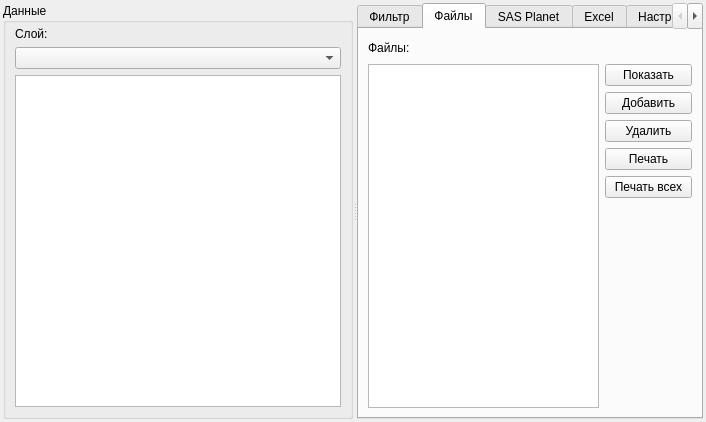
<?xml version="1.0" encoding="UTF-8"?>
<ui version="4.0">
 <class>DockWidget</class>
 <widget class="QDockWidget" name="DockWidget">
  <property name="geometry">
   <rect>
    <x>0</x>
    <y>0</y>
    <width>706</width>
    <height>422</height>
   </rect>
  </property>
  <property name="minimumSize">
   <size>
    <width>633</width>
    <height>308</height>
   </size>
  </property>
  <property name="windowTitle">
   <string>Unium</string>
  </property>
  <widget class="QWidget" name="dockWidgetContents">
   <layout class="QGridLayout" name="gridLayout">
    <property name="leftMargin">
     <number>3</number>
    </property>
    <property name="topMargin">
     <number>3</number>
    </property>
    <property name="rightMargin">
     <number>3</number>
    </property>
    <property name="bottomMargin">
     <number>3</number>
    </property>
    <item row="0" column="0">
     <widget class="QSplitter" name="splitter">
      <property name="orientation">
       <enum>Qt::Horizontal</enum>
      </property>
      <widget class="QGroupBox" name="groupBox">
       <property name="sizePolicy">
        <sizepolicy hsizetype="Expanding" vsizetype="Preferred">
         <horstretch>0</horstretch>
         <verstretch>0</verstretch>
        </sizepolicy>
       </property>
       <property name="minimumSize">
        <size>
         <width>350</width>
         <height>100</height>
        </size>
       </property>
       <property name="baseSize">
        <size>
         <width>0</width>
         <height>0</height>
        </size>
       </property>
       <property name="title">
        <string>Данные</string>
       </property>
       <layout class="QGridLayout" name="gridLayout_13">
        <property name="topMargin">
         <number>3</number>
        </property>
        <item row="0" column="0">
         <widget class="QLabel" name="label_23">
          <property name="minimumSize">
           <size>
            <width>0</width>
            <height>15</height>
           </size>
          </property>
          <property name="text">
           <string>Слой:</string>
          </property>
          <property name="alignment">
           <set>Qt::AlignLeading|Qt::AlignLeft|Qt::AlignVCenter</set>
          </property>
         </widget>
        </item>
        <item row="1" column="0" colspan="2">
         <widget class="QComboBox" name="layersBox"/>
        </item>
        <item row="2" column="0" colspan="2">
         <widget class="QTableWidget" name="tableView">
          <property name="editTriggers">
           <set>QAbstractItemView::NoEditTriggers</set>
          </property>
          <property name="selectionMode">
           <enum>QAbstractItemView::ExtendedSelection</enum>
          </property>
          <property name="selectionBehavior">
           <enum>QAbstractItemView::SelectRows</enum>
          </property>
          <property name="sortingEnabled">
           <bool>true</bool>
          </property>
          <attribute name="horizontalHeaderShowSortIndicator" stdset="0">
           <bool>true</bool>
          </attribute>
         </widget>
        </item>
        <item row="0" column="1">
         <spacer name="horizontalSpacer_45">
          <property name="orientation">
           <enum>Qt::Horizontal</enum>
          </property>
          <property name="sizeHint" stdset="0">
           <size>
            <width>207</width>
            <height>15</height>
           </size>
          </property>
         </spacer>
        </item>
       </layout>
      </widget>
      <widget class="QTabWidget" name="tabs">
       <property name="sizePolicy">
        <sizepolicy hsizetype="Preferred" vsizetype="Expanding">
         <horstretch>0</horstretch>
         <verstretch>0</verstretch>
        </sizepolicy>
       </property>
       <property name="minimumSize">
        <size>
         <width>260</width>
         <height>100</height>
        </size>
       </property>
       <property name="currentIndex">
        <number>1</number>
       </property>
       <widget class="QWidget" name="filterTab">
        <attribute name="title">
         <string>Фильтр</string>
        </attribute>
        <layout class="QGridLayout" name="gridLayout_7">
         <item row="5" column="1">
          <widget class="QPushButton" name="applyFilterButton">
           <property name="text">
            <string>Применить</string>
           </property>
          </widget>
         </item>
         <item row="4" column="0" colspan="5">
          <spacer name="verticalSpacer">
           <property name="orientation">
            <enum>Qt::Vertical</enum>
           </property>
           <property name="sizeHint" stdset="0">
            <size>
             <width>308</width>
             <height>18</height>
            </size>
           </property>
          </spacer>
         </item>
         <item row="0" column="0" colspan="2">
          <widget class="QLabel" name="label_6">
           <property name="layoutDirection">
            <enum>Qt::LeftToRight</enum>
           </property>
           <property name="text">
            <string>Название:</string>
           </property>
           <property name="alignment">
            <set>Qt::AlignLeading|Qt::AlignLeft|Qt::AlignVCenter</set>
           </property>
          </widget>
         </item>
         <item row="0" column="2" colspan="3">
          <spacer name="horizontalSpacer_24">
           <property name="orientation">
            <enum>Qt::Horizontal</enum>
           </property>
           <property name="sizeHint" stdset="0">
            <size>
             <width>193</width>
             <height>20</height>
            </size>
           </property>
          </spacer>
         </item>
         <item row="1" column="0" colspan="5">
          <widget class="QLineEdit" name="nameEdit"/>
         </item>
         <item row="2" column="0" colspan="2">
          <widget class="QLabel" name="label_13">
           <property name="layoutDirection">
            <enum>Qt::LeftToRight</enum>
           </property>
           <property name="text">
            <string>Описание:</string>
           </property>
           <property name="alignment">
            <set>Qt::AlignLeading|Qt::AlignLeft|Qt::AlignVCenter</set>
           </property>
          </widget>
         </item>
         <item row="3" column="0" colspan="5">
          <widget class="QTextEdit" name="descrEdit"/>
         </item>
         <item row="2" column="2" colspan="3">
          <spacer name="horizontalSpacer_26">
           <property name="orientation">
            <enum>Qt::Horizontal</enum>
           </property>
           <property name="sizeHint" stdset="0">
            <size>
             <width>193</width>
             <height>20</height>
            </size>
           </property>
          </spacer>
         </item>
         <item row="5" column="2">
          <spacer name="horizontalSpacer_27">
           <property name="orientation">
            <enum>Qt::Horizontal</enum>
           </property>
           <property name="sizeHint" stdset="0">
            <size>
             <width>68</width>
             <height>20</height>
            </size>
           </property>
          </spacer>
         </item>
         <item row="5" column="3">
          <widget class="QPushButton" name="resetFilterButton">
           <property name="text">
            <string>Сбросить</string>
           </property>
          </widget>
         </item>
        </layout>
       </widget>
       <widget class="QWidget" name="filesTab">
        <attribute name="title">
         <string>Файлы</string>
        </attribute>
        <layout class="QGridLayout" name="gridLayout_2">
         <item row="0" column="0">
          <widget class="QLabel" name="label">
           <property name="text">
            <string>Файлы:</string>
           </property>
          </widget>
         </item>
         <item row="4" column="2">
          <widget class="QPushButton" name="printFiles">
           <property name="text">
            <string>Печать</string>
           </property>
          </widget>
         </item>
         <item row="2" column="2">
          <widget class="QPushButton" name="addFiles">
           <property name="text">
            <string>Добавить</string>
           </property>
          </widget>
         </item>
         <item row="6" column="2">
          <spacer name="verticalSpacer_3">
           <property name="orientation">
            <enum>Qt::Vertical</enum>
           </property>
           <property name="sizeHint" stdset="0">
            <size>
             <width>20</width>
             <height>202</height>
            </size>
           </property>
          </spacer>
         </item>
         <item row="3" column="2">
          <widget class="QPushButton" name="delFiles">
           <property name="text">
            <string>Удалить</string>
           </property>
          </widget>
         </item>
         <item row="0" column="1" colspan="2">
          <spacer name="horizontalSpacer">
           <property name="orientation">
            <enum>Qt::Horizontal</enum>
           </property>
           <property name="sizeHint" stdset="0">
            <size>
             <width>207</width>
             <height>20</height>
            </size>
           </property>
          </spacer>
         </item>
         <item row="5" column="2">
          <widget class="QPushButton" name="printAllFiles">
           <property name="text">
            <string>Печать всех</string>
           </property>
          </widget>
         </item>
         <item row="1" column="2">
          <widget class="QPushButton" name="showFiles">
           <property name="text">
            <string>Показать</string>
           </property>
          </widget>
         </item>
         <item row="1" column="0" rowspan="6" colspan="2">
          <widget class="QListWidget" name="fileList">
           <property name="editTriggers">
            <set>QAbstractItemView::NoEditTriggers</set>
           </property>
           <property name="selectionMode">
            <enum>QAbstractItemView::MultiSelection</enum>
           </property>
          </widget>
         </item>
        </layout>
       </widget>
       <widget class="QWidget" name="sasTab">
        <attribute name="title">
         <string>SAS Planet</string>
        </attribute>
        <layout class="QGridLayout" name="gridLayout_8">
         <item row="8" column="1">
          <widget class="QPushButton" name="loadSASButton">
           <property name="text">
            <string>Загрузить</string>
           </property>
          </widget>
         </item>
         <item row="0" column="1" colspan="2">
          <spacer name="horizontalSpacer_29">
           <property name="orientation">
            <enum>Qt::Horizontal</enum>
           </property>
           <property name="sizeHint" stdset="0">
            <size>
             <width>171</width>
             <height>20</height>
            </size>
           </property>
          </spacer>
         </item>
         <item row="3" column="0" colspan="3">
          <widget class="QLineEdit" name="marksfileEdit">
           <property name="readOnly">
            <bool>true</bool>
           </property>
          </widget>
         </item>
         <item row="8" column="2">
          <spacer name="horizontalSpacer_31">
           <property name="orientation">
            <enum>Qt::Horizontal</enum>
           </property>
           <property name="sizeHint" stdset="0">
            <size>
             <width>90</width>
             <height>20</height>
            </size>
           </property>
          </spacer>
         </item>
         <item row="5" column="0" colspan="3">
          <widget class="QLineEdit" name="dbfileEdit">
           <property name="readOnly">
            <bool>true</bool>
           </property>
          </widget>
         </item>
         <item row="8" column="0">
          <spacer name="horizontalSpacer_30">
           <property name="orientation">
            <enum>Qt::Horizontal</enum>
           </property>
           <property name="sizeHint" stdset="0">
            <size>
             <width>101</width>
             <height>20</height>
            </size>
           </property>
          </spacer>
         </item>
         <item row="3" column="3">
          <widget class="QPushButton" name="marksbrwsButton">
           <property name="sizePolicy">
            <sizepolicy hsizetype="Fixed" vsizetype="Fixed">
             <horstretch>0</horstretch>
             <verstretch>0</verstretch>
            </sizepolicy>
           </property>
           <property name="maximumSize">
            <size>
             <width>31</width>
             <height>31</height>
            </size>
           </property>
           <property name="text">
            <string>...</string>
           </property>
          </widget>
         </item>
         <item row="6" column="1" colspan="2">
          <spacer name="horizontalSpacer_32">
           <property name="orientation">
            <enum>Qt::Horizontal</enum>
           </property>
           <property name="sizeHint" stdset="0">
            <size>
             <width>171</width>
             <height>20</height>
            </size>
           </property>
          </spacer>
         </item>
         <item row="6" column="0">
          <widget class="QLabel" name="label_15">
           <property name="text">
            <string>Таблица</string>
           </property>
           <property name="alignment">
            <set>Qt::AlignLeading|Qt::AlignLeft|Qt::AlignVCenter</set>
           </property>
          </widget>
         </item>
         <item row="2" column="1" colspan="2">
          <spacer name="horizontalSpacer_34">
           <property name="orientation">
            <enum>Qt::Horizontal</enum>
           </property>
           <property name="sizeHint" stdset="0">
            <size>
             <width>171</width>
             <height>20</height>
            </size>
           </property>
          </spacer>
         </item>
         <item row="0" column="0">
          <widget class="QLabel" name="label_18">
           <property name="text">
            <string>Categotymarks.sml</string>
           </property>
           <property name="alignment">
            <set>Qt::AlignLeading|Qt::AlignLeft|Qt::AlignVCenter</set>
           </property>
          </widget>
         </item>
         <item row="9" column="0" colspan="4">
          <widget class="QProgressBar" name="sasprogressBar">
           <property name="enabled">
            <bool>true</bool>
           </property>
           <property name="value">
            <number>0</number>
           </property>
          </widget>
         </item>
         <item row="1" column="3">
          <widget class="QPushButton" name="catbrwsButton">
           <property name="sizePolicy">
            <sizepolicy hsizetype="Fixed" vsizetype="Fixed">
             <horstretch>0</horstretch>
             <verstretch>0</verstretch>
            </sizepolicy>
           </property>
           <property name="maximumSize">
            <size>
             <width>31</width>
             <height>31</height>
            </size>
           </property>
           <property name="text">
            <string>...</string>
           </property>
          </widget>
         </item>
         <item row="1" column="0" colspan="3">
          <widget class="QLineEdit" name="catfileEdit">
           <property name="readOnly">
            <bool>true</bool>
           </property>
          </widget>
         </item>
         <item row="2" column="0">
          <widget class="QLabel" name="label_17">
           <property name="text">
            <string>marks.sml</string>
           </property>
           <property name="alignment">
            <set>Qt::AlignLeading|Qt::AlignLeft|Qt::AlignVCenter</set>
           </property>
          </widget>
         </item>
         <item row="4" column="1" colspan="2">
          <spacer name="horizontalSpacer_33">
           <property name="orientation">
            <enum>Qt::Horizontal</enum>
           </property>
           <property name="sizeHint" stdset="0">
            <size>
             <width>171</width>
             <height>20</height>
            </size>
           </property>
          </spacer>
         </item>
         <item row="4" column="0">
          <widget class="QLabel" name="label_16">
           <property name="text">
            <string>Файл базы данных</string>
           </property>
           <property name="alignment">
            <set>Qt::AlignLeading|Qt::AlignLeft|Qt::AlignVCenter</set>
           </property>
          </widget>
         </item>
         <item row="7" column="0" colspan="3">
          <widget class="QLineEdit" name="tbldbEdit">
           <property name="readOnly">
            <bool>false</bool>
           </property>
          </widget>
         </item>
         <item row="5" column="3">
          <widget class="QPushButton" name="dbbrwsButton">
           <property name="sizePolicy">
            <sizepolicy hsizetype="Fixed" vsizetype="Fixed">
             <horstretch>0</horstretch>
             <verstretch>0</verstretch>
            </sizepolicy>
           </property>
           <property name="maximumSize">
            <size>
             <width>31</width>
             <height>31</height>
            </size>
           </property>
           <property name="text">
            <string>...</string>
           </property>
          </widget>
         </item>
         <item row="10" column="0" colspan="2">
          <spacer name="verticalSpacer_2">
           <property name="orientation">
            <enum>Qt::Vertical</enum>
           </property>
           <property name="sizeHint" stdset="0">
            <size>
             <width>20</width>
             <height>20</height>
            </size>
           </property>
          </spacer>
         </item>
        </layout>
       </widget>
       <widget class="QWidget" name="xlsTab">
        <attribute name="title">
         <string>Excel</string>
        </attribute>
        <layout class="QVBoxLayout" name="verticalLayout">
         <item>
          <widget class="QGroupBox" name="groupBox_2">
           <property name="title">
            <string>Выгрузка в Excel</string>
           </property>
           <layout class="QGridLayout" name="gridLayout_10">
            <item row="0" column="0">
             <widget class="QLabel" name="label_19">
              <property name="text">
               <string>Файл:</string>
              </property>
             </widget>
            </item>
            <item row="0" column="1" colspan="4">
             <spacer name="horizontalSpacer_35">
              <property name="orientation">
               <enum>Qt::Horizontal</enum>
              </property>
              <property name="sizeHint" stdset="0">
               <size>
                <width>257</width>
                <height>20</height>
               </size>
              </property>
             </spacer>
            </item>
            <item row="1" column="0" colspan="4">
             <widget class="QLineEdit" name="xlsoutEdit"/>
            </item>
            <item row="1" column="4">
             <widget class="QPushButton" name="brwsxlsoutButton">
              <property name="maximumSize">
               <size>
                <width>31</width>
                <height>20</height>
               </size>
              </property>
              <property name="text">
               <string>...</string>
              </property>
             </widget>
            </item>
            <item row="2" column="0" colspan="2">
             <spacer name="horizontalSpacer_36">
              <property name="orientation">
               <enum>Qt::Horizontal</enum>
              </property>
              <property name="sizeHint" stdset="0">
               <size>
                <width>107</width>
                <height>20</height>
               </size>
              </property>
             </spacer>
            </item>
            <item row="2" column="2">
             <widget class="QPushButton" name="xlsoutButton">
              <property name="minimumSize">
               <size>
                <width>75</width>
                <height>23</height>
               </size>
              </property>
              <property name="text">
               <string>Выгрузить</string>
              </property>
             </widget>
            </item>
            <item row="2" column="3" colspan="2">
             <spacer name="horizontalSpacer_37">
              <property name="orientation">
               <enum>Qt::Horizontal</enum>
              </property>
              <property name="sizeHint" stdset="0">
               <size>
                <width>101</width>
                <height>20</height>
               </size>
              </property>
             </spacer>
            </item>
            <item row="3" column="2">
             <spacer name="verticalSpacer_6">
              <property name="orientation">
               <enum>Qt::Vertical</enum>
              </property>
              <property name="sizeHint" stdset="0">
               <size>
                <width>20</width>
                <height>20</height>
               </size>
              </property>
             </spacer>
            </item>
           </layout>
          </widget>
         </item>
         <item>
          <widget class="QGroupBox" name="groupBox_3">
           <property name="title">
            <string>Загрузка из Excel</string>
           </property>
           <layout class="QGridLayout" name="gridLayout_11">
            <item row="0" column="0">
             <widget class="QLabel" name="label_20">
              <property name="text">
               <string>Файл:</string>
              </property>
             </widget>
            </item>
            <item row="0" column="1" colspan="4">
             <spacer name="horizontalSpacer_38">
              <property name="orientation">
               <enum>Qt::Horizontal</enum>
              </property>
              <property name="sizeHint" stdset="0">
               <size>
                <width>257</width>
                <height>20</height>
               </size>
              </property>
             </spacer>
            </item>
            <item row="1" column="0" colspan="4">
             <widget class="QLineEdit" name="xlsinEdit"/>
            </item>
            <item row="1" column="4">
             <widget class="QPushButton" name="brwsxlsinButton">
              <property name="maximumSize">
               <size>
                <width>31</width>
                <height>20</height>
               </size>
              </property>
              <property name="text">
               <string>...</string>
              </property>
             </widget>
            </item>
            <item row="2" column="0" colspan="2">
             <spacer name="horizontalSpacer_39">
              <property name="orientation">
               <enum>Qt::Horizontal</enum>
              </property>
              <property name="sizeHint" stdset="0">
               <size>
                <width>107</width>
                <height>20</height>
               </size>
              </property>
             </spacer>
            </item>
            <item row="2" column="2">
             <widget class="QPushButton" name="xlsinButton">
              <property name="minimumSize">
               <size>
                <width>75</width>
                <height>23</height>
               </size>
              </property>
              <property name="text">
               <string>Загрузить</string>
              </property>
             </widget>
            </item>
            <item row="2" column="3" colspan="2">
             <spacer name="horizontalSpacer_40">
              <property name="orientation">
               <enum>Qt::Horizontal</enum>
              </property>
              <property name="sizeHint" stdset="0">
               <size>
                <width>101</width>
                <height>20</height>
               </size>
              </property>
             </spacer>
            </item>
            <item row="3" column="2">
             <spacer name="verticalSpacer_7">
              <property name="orientation">
               <enum>Qt::Vertical</enum>
              </property>
              <property name="sizeHint" stdset="0">
               <size>
                <width>20</width>
                <height>20</height>
               </size>
              </property>
             </spacer>
            </item>
           </layout>
          </widget>
         </item>
        </layout>
       </widget>
       <widget class="QWidget" name="setTab">
        <attribute name="title">
         <string>Настройки</string>
        </attribute>
        <layout class="QGridLayout" name="gridLayout_12">
         <item row="0" column="0" colspan="2">
          <widget class="QLabel" name="label_21">
           <property name="text">
            <string>Папка для сохранения файлов:</string>
           </property>
          </widget>
         </item>
         <item row="0" column="2" colspan="3">
          <spacer name="horizontalSpacer_41">
           <property name="orientation">
            <enum>Qt::Horizontal</enum>
           </property>
           <property name="sizeHint" stdset="0">
            <size>
             <width>265</width>
             <height>20</height>
            </size>
           </property>
          </spacer>
         </item>
         <item row="1" column="0" colspan="4">
          <widget class="QLineEdit" name="filefolderEdit"/>
         </item>
         <item row="1" column="4">
          <widget class="QPushButton" name="ffbrwsButton">
           <property name="sizePolicy">
            <sizepolicy hsizetype="Fixed" vsizetype="Fixed">
             <horstretch>0</horstretch>
             <verstretch>0</verstretch>
            </sizepolicy>
           </property>
           <property name="maximumSize">
            <size>
             <width>31</width>
             <height>31</height>
            </size>
           </property>
           <property name="text">
            <string>...</string>
           </property>
          </widget>
         </item>
         <item row="2" column="0" colspan="2">
          <widget class="QLabel" name="label_22">
           <property name="text">
            <string>Размер блока записи:</string>
           </property>
          </widget>
         </item>
         <item row="2" column="2" colspan="3">
          <spacer name="horizontalSpacer_42">
           <property name="orientation">
            <enum>Qt::Horizontal</enum>
           </property>
           <property name="sizeHint" stdset="0">
            <size>
             <width>265</width>
             <height>20</height>
            </size>
           </property>
          </spacer>
         </item>
         <item row="3" column="0">
          <widget class="QSpinBox" name="wrblkBox"/>
         </item>
         <item row="3" column="2" colspan="3">
          <spacer name="horizontalSpacer_43">
           <property name="orientation">
            <enum>Qt::Horizontal</enum>
           </property>
           <property name="sizeHint" stdset="0">
            <size>
             <width>265</width>
             <height>20</height>
            </size>
           </property>
          </spacer>
         </item>
         <item row="4" column="0" colspan="5">
          <spacer name="verticalSpacer_8">
           <property name="orientation">
            <enum>Qt::Vertical</enum>
           </property>
           <property name="sizeHint" stdset="0">
            <size>
             <width>258</width>
             <height>159</height>
            </size>
           </property>
          </spacer>
         </item>
         <item row="5" column="0">
          <widget class="QPushButton" name="loadsetButton">
           <property name="minimumSize">
            <size>
             <width>80</width>
             <height>23</height>
            </size>
           </property>
           <property name="text">
            <string>Загрузить</string>
           </property>
          </widget>
         </item>
         <item row="5" column="1" colspan="2">
          <spacer name="horizontalSpacer_44">
           <property name="orientation">
            <enum>Qt::Horizontal</enum>
           </property>
           <property name="sizeHint" stdset="0">
            <size>
             <width>228</width>
             <height>20</height>
            </size>
           </property>
          </spacer>
         </item>
         <item row="5" column="3">
          <widget class="QPushButton" name="savesetButton">
           <property name="minimumSize">
            <size>
             <width>80</width>
             <height>23</height>
            </size>
           </property>
           <property name="text">
            <string>Сохранить</string>
           </property>
          </widget>
         </item>
        </layout>
       </widget>
      </widget>
     </widget>
    </item>
   </layout>
  </widget>
 </widget>
 <resources/>
 <connections/>
</ui>
